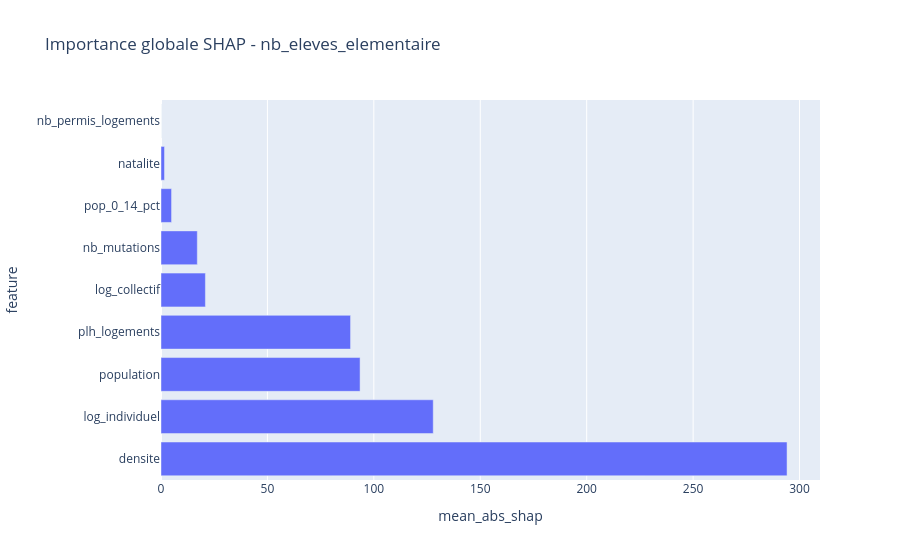

Here is the notebook cell this chart was saved with:
### Code cell
if hasattr(shap_values, 'values'):
    values = shap_values.values
else:
    values = shap_values

importance = pd.DataFrame({
    'feature': FEATURE_COLUMNS,
    'mean_abs_shap': pd.DataFrame(values, columns=FEATURE_COLUMNS).abs().mean().values
}).sort_values('mean_abs_shap', ascending=False)

fig = px.bar(
    importance.head(15),
    x='mean_abs_shap',
    y='feature',
    orientation='h',
    title=f'Importance globale SHAP - {target}'
)
fig.show()
importance

### Figure 1 — Plotly figure (JSON) as saved in the notebook; plotly's stock layout.template omitted (floating-point values rounded to 4 significant figures)
{"data": [{"hovertemplate": "mean_abs_shap=%{x}<br>feature=%{y}<extra></extra>", "legendgroup": "", "marker": {"color": "#636efa", "pattern": {"shape": ""}}, "name": "", "orientation": "h", "showlegend": false, "textposition": "auto", "type": "bar", "x": [294.1, 127.9, 93.53, 89.06, 20.86, 17.06, 4.961, 1.634, 0.0], "xaxis": "x", "y": ["densite", "log_individuel", "population", "plh_logements", "log_collectif", "nb_mutations", "pop_0_14_pct", "natalite", "nb_permis_logements"], "yaxis": "y"}], "layout": {"barmode": "relative", "legend": {"tracegroupgap": 0}, "title": {"text": "Importance globale SHAP - nb_eleves_elementaire"}, "xaxis": {"anchor": "y", "domain": [0, 1], "title": {"text": "mean_abs_shap"}}, "yaxis": {"anchor": "x", "domain": [0, 1], "title": {"text": "feature"}}}}
